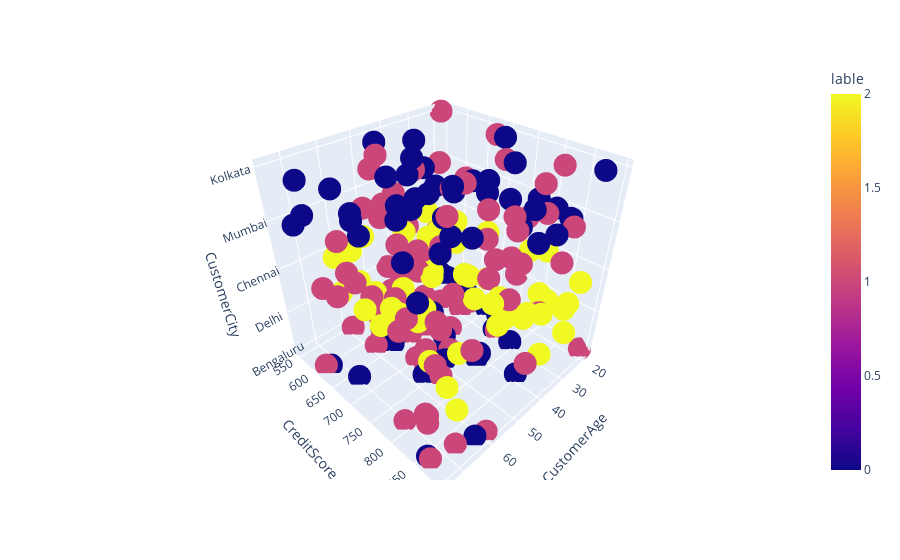

The cell this chart's notebook holds for it:
### Markdown cell above
# Gaussian Mixture 

- Here we use AIC and BIC to evaluate model

### Code cell
X=transformer.fit_transform(df)

GM=GaussianMixture(n_components=3,init_params='kmeans',max_iter=300).fit(X)

lables=GM.predict(X)

GM_DF=df.copy()

GM_DF['lable']=lables

px.scatter_3d(GM_DF, 'CustomerAge', 'CreditScore', 'CustomerCity', color='lable')

### Figure 1 — Plotly figure (JSON) as saved in the notebook; plotly's stock layout.template omitted (floating-point values rounded to 4 significant figures; data arrays with more than 128 entries replaced by an {"elided": "..."} marker saying what was removed)
{"data": [{"hovertemplate": "CustomerAge=%{x}<br>CreditScore=%{y}<br>CustomerCity=%{z}<br>lable=%{marker.color}<extra></extra>", "legendgroup": "", "marker": {"color": {"elided": "200 int values"}, "coloraxis": "coloraxis", "symbol": "circle"}, "mode": "markers", "name": "", "scene": "scene", "showlegend": false, "type": "scatter3d", "x": {"elided": "200 int values"}, "y": {"elided": "200 int values"}, "z": {"elided": "200 str values"}}], "layout": {"coloraxis": {"colorbar": {"title": {"text": "lable"}}, "colorscale": [[0, "#0d0887"], [0.1111, "#46039f"], [0.2222, "#7201a8"], [0.3333, "#9c179e"], [0.4444, "#bd3786"], [0.5556, "#d8576b"], [0.6667, "#ed7953"], [0.7778, "#fb9f3a"], [0.8889, "#fdca26"], [1, "#f0f921"]]}, "legend": {"tracegroupgap": 0}, "margin": {"t": 60}, "scene": {"domain": {"x": [0, 1], "y": [0, 1]}, "xaxis": {"title": {"text": "CustomerAge"}}, "yaxis": {"title": {"text": "CreditScore"}}, "zaxis": {"title": {"text": "CustomerCity"}}}}}
